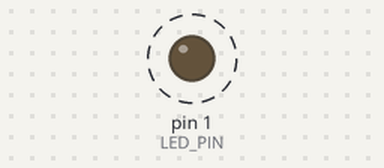
The sketch below on a simulated Arduino Uno, built with avr-gcc and run on an emulated ATmega328P. Shown: output pins drawn as LEDs (lit = HIGH). Dashed ring = blinking.

Above: at 1.0 s.
Timing chart, 0 to 4.6 s (numbered marks = the images above):
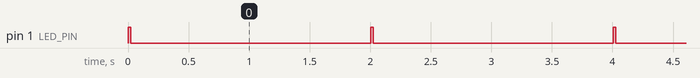

Measured:
- by itself, pin 1 (LED_PIN): alternates HIGH for 0.02 s and LOW for 2.0 s

The sketch:

blink_LED_millis.ino
```cpp
// Rudy B - November 2018
// Blink a LED using millis() iso of delay()
// NOTE: ATTiny millis() may run twice as fast, 2000 millis is 1s.

#define LED_PIN    1 // pin number of LED. PCB: UNO=13, Nano=13, ATTiny=1
#define ONTIME    20 // [ms]
#define OFFTIME 1980 // [ms]

byte led_state; // 0=OFF, 1=ON
unsigned long time_to_change;

void setup() {
  pinMode(LED_PIN, OUTPUT);
}

void loop() {
  if (millis() > time_to_change) {
    led_state = !led_state;
    if (led_state)
      time_to_change = millis() + (unsigned long)ONTIME;
    else
      time_to_change = millis() + (unsigned long)OFFTIME;
    digitalWrite(LED_PIN, led_state);
  }
}
```
